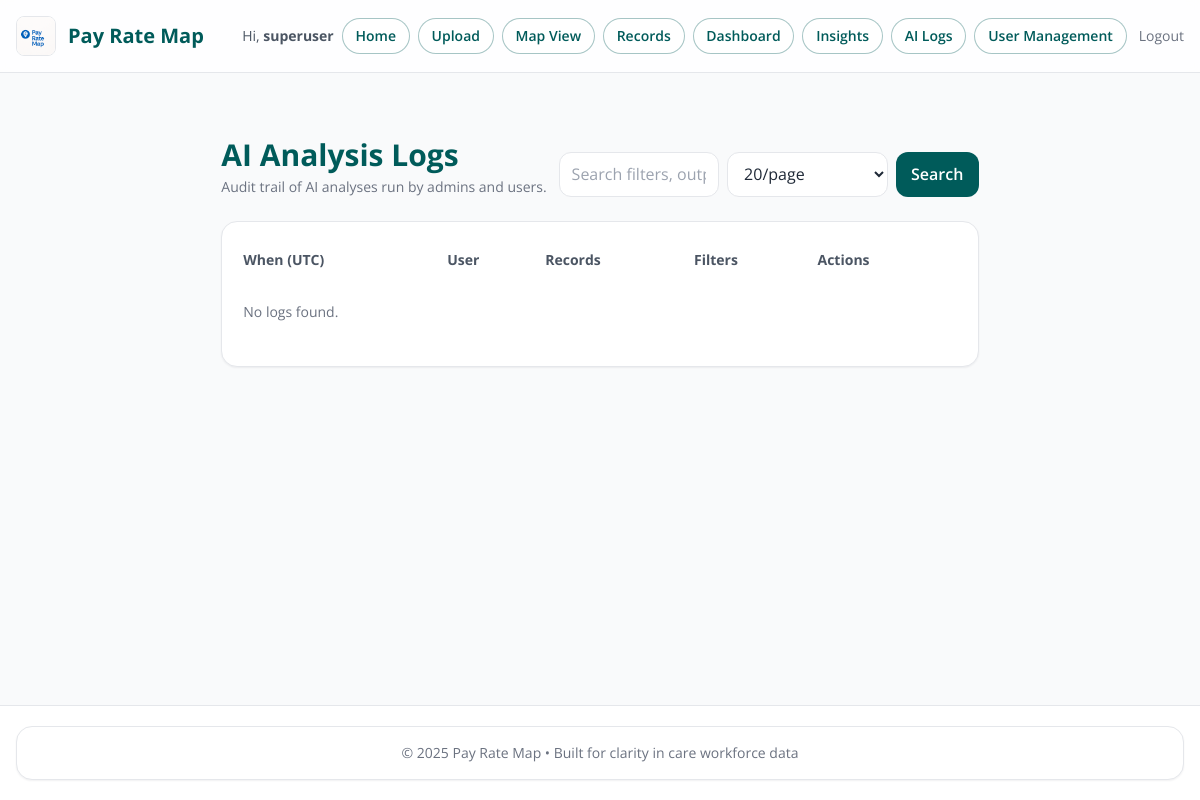
The app's page /ai-logs (signed in), older data.
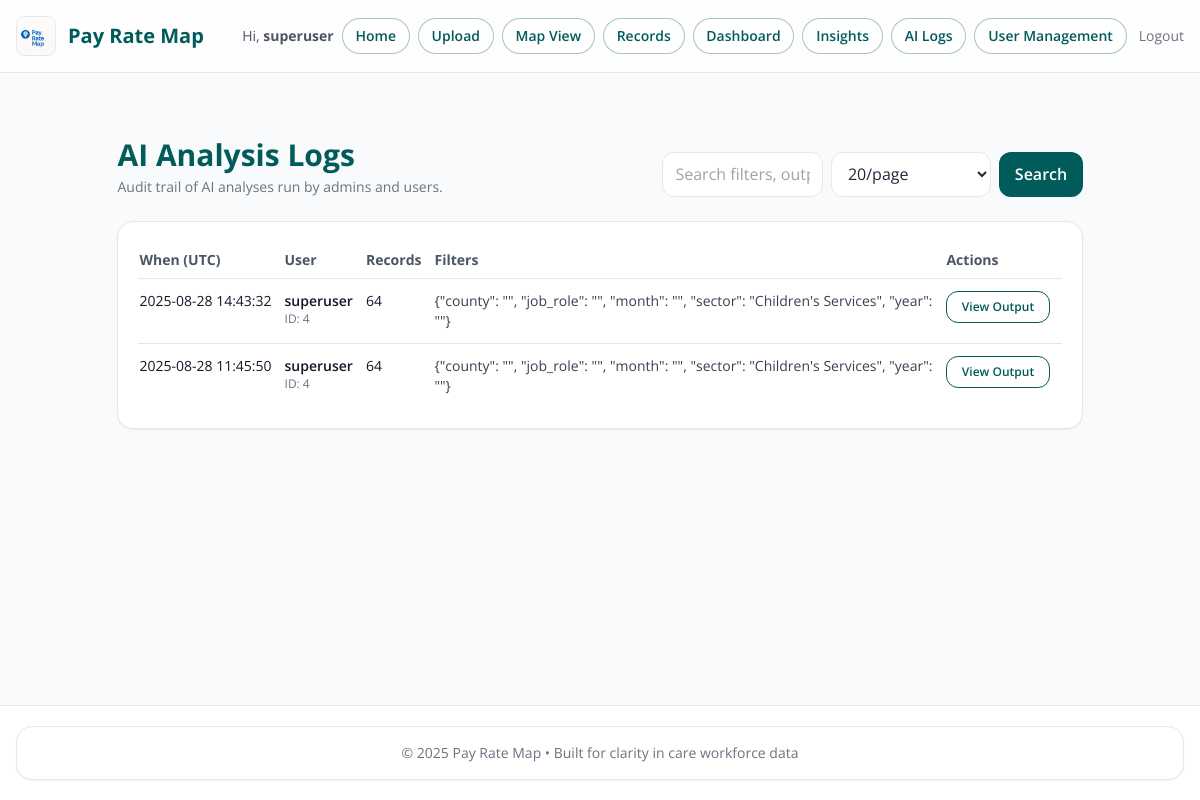
The same page, newer data.
### models.py (models this page shows, shortened)
class AIAnalysisLog(db.Model):
    __tablename__ = "ai_analysis_log"
    id = db.Column(db.Integer, primary_key=True)
    user_id = db.Column(db.Integer, db.ForeignKey("user.id"), nullable=True)
    filters = db.Column(db.Text)      # JSON string of filters applied
    record_count = db.Column(db.Integer)
    output_html = db.Column(db.Text)  # store AI output so you can review it later
    created_at = db.Column(db.DateTime, default=datetime.utcnow)
    user = db.relationship("User", backref="ai_logs")

class User(UserMixin, db.Model):
    id = db.Column(db.Integer, primary_key=True)
    username = db.Column(db.String(150), unique=True, nullable=False)
    password = db.Column(db.String(200), nullable=False)
    admin_level = db.Column(db.Integer, default=0)  # 0=user, 1=admin, 2=superuser

### app.py (the view, shortened to what this page needs)
@app.route("/ai-logs", methods=["GET"])
@login_required
def ai_logs():
    if getattr(current_user, "admin_level", 0) not in (1, 2):
        abort(403)
    q = (request.args.get("q") or "").strip()
    page = max(int(request.args.get("page", 1) or 1), 1)
    per_page = min(max(int(request.args.get("per_page", 20) or 20), 5), 100)
    query = AIAnalysisLog.query.order_by(desc(AIAnalysisLog.created_at))
    pagination = query.paginate(page=page, per_page=per_page, error_out=False)
    logs = pagination.items
    return render_template(
        "ai_logs.html",
        logs=logs,
        pagination=pagination,
        q=q,
        per_page=per_page,
    )

### app.py (called while the page is built)
@login_manager.user_loader
def load_user(user_id: str):
    try:
        return db.session.get(User, int(user_id))
    except Exception:
        return None

@app.context_processor
def inject_now():
    return {"current_year": datetime.now(timezone.utc).year}

### templates/ai_logs.html (shortened to what this page needs)
{% extends "base.html" %}
{% block content %}
<div class="max-w-7xl mx-auto px-2 sm:px-4 py-6">
  <div class="mb-6 flex flex-col sm:flex-row sm:items-end sm:justify-between gap-3">
    <div>
      <h1 class="text-2xl sm:text-3xl font-bold" style="color: var(--brand);">AI Analysis Logs</h1>
      <p class="text-sm text-gray-500 mt-1">Audit trail of AI analyses run by admins and users.</p>
    </div>
    <form method="get" class="flex gap-2">
      <input type="text" name="q" value="{{ q }}" class="input" placeholder="Search filters, output, IDs…">
      <select name="per_page" class="input">
        {% for n in [10,20,50,100] %}
          <option value="{{ n }}" {% if per_page == n %}selected{% endif %}>{{ n }}/page</option>
        {% endfor %}
      </select>
      <button class="btn btn-primary" type="submit">Search</button>
    </form>
  </div>
  <div class="card">
    <div class="p-4 sm:p-5 overflow-x-auto">
      <table class="min-w-full text-sm">
        <thead class="text-left text-gray-600">
          <tr>
            <th class="py-2 pr-3">When (UTC)</th>
            <th class="py-2 pr-3">User</th>
            <th class="py-2 pr-3">Records</th>
            <th class="py-2 pr-3">Filters</th>
            <th class="py-2 pr-3">Actions</th>
          </tr>
        </thead>
        <tbody class="align-top">
          {% for row in logs %}
          <tr class="border-t">
            <td class="py-3 pr-3 whitespace-nowrap">{{ row.created_at.strftime("%Y-%m-%d %H:%M:%S") }}</td>
            <td class="py-3 pr-3">
              {% if row.user %}
                <div class="font-semibold">{{ row.user.username or ('User #' ~ row.user_id) }}</div>
                <div class="text-xs text-gray-500">ID: {{ row.user_id }}</div>
              {% else %}
                <div class="text-gray-500">Unknown (ID {{ row.user_id or '—' }})</div>
              {% endif %}
            </td>
            <td class="py-3 pr-3">{{ row.record_count or 0 }}</td>
            <td class="py-3 pr-3 max-w-lg">
              {% set f = (row.filters or '') %}
              {% if f|length > 160 %}
                <div class="text-gray-700">{{ f[:160] }}…</div>
                <button type="button"
                        class="text-xs text-blue-700 hover:underline mt-1"
                        onclick="showJsonModal({{ row.id }}, {{ f|tojson|safe }})">View full</button>
              {% else %}
                <div class="text-gray-700 break-words">{{ f }}</div>
              {% endif %}
            </td>
            <td class="py-3 pr-3">
              <button class="btn btn-secondary text-xs"
                      onclick="showOutputModal({{ row.id }})">View Output</button>
            </td>
          </tr>
          {% endfor %}
          {% if not logs %}
          <tr><td class="py-6 text-gray-500" colspan="5">No logs found.</td></tr>
          {% endif %}
        </tbody>
      </table>
    </div>
  </div>
</div>
{% endblock %}

Row changes from the older to the newer data that the page shows:
added AIAnalysisLog: created_at "2025-08-28 14:43:32", user "superuser", user_id "4", record_count "64", filters "{\"county\": \"\", \"job_role\": \"\", \"month\": \"\", \"sector\": \"Children's Services\", \"year\": \"\"}"
added AIAnalysisLog: created_at "2025-08-28 11:45:50", user "superuser", user_id "4", record_count "64", filters "{\"county\": \"\", \"job_role\": \"\", \"month\": \"\", \"sector\": \"Children's Services\", \"year\": \"\"}"
Text that changed along with them:
text no longer shown: "No logs found."
